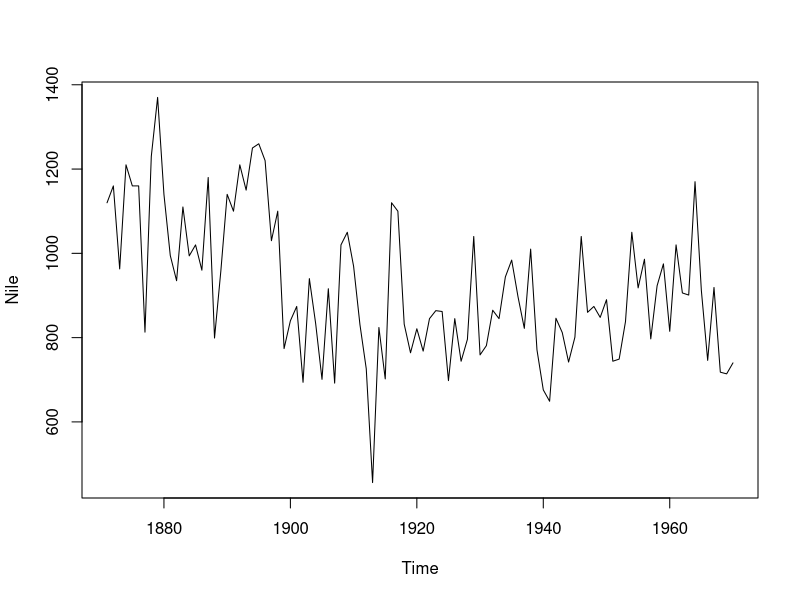
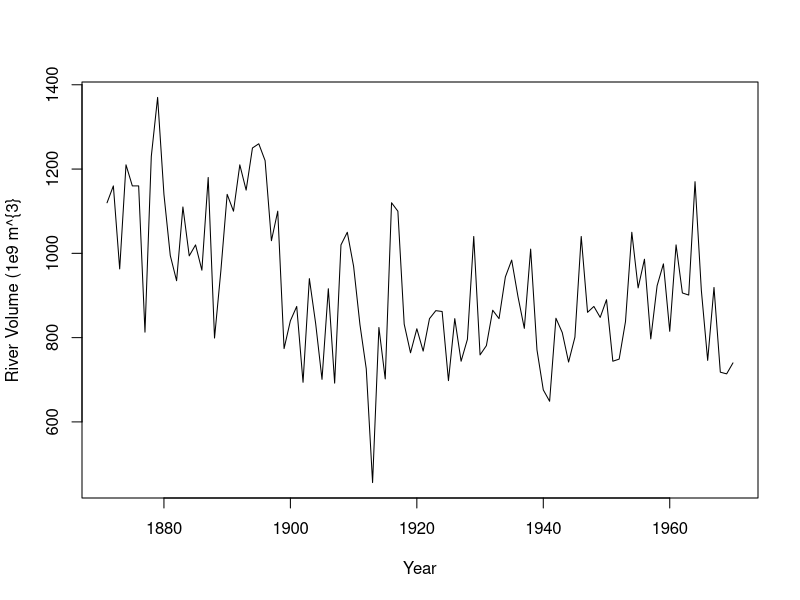
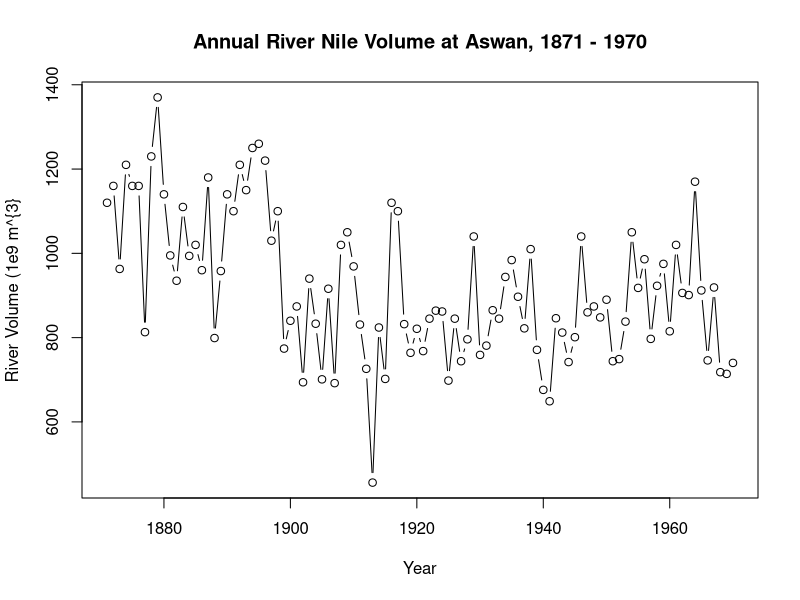
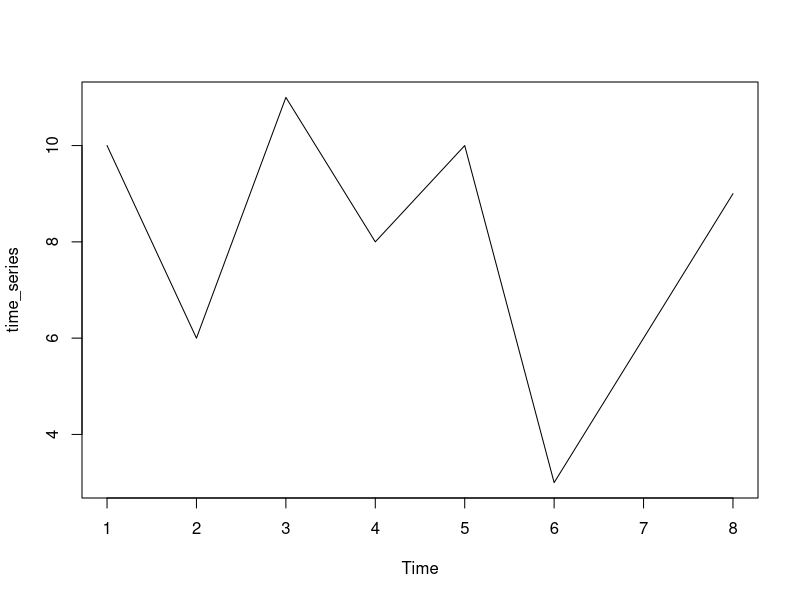
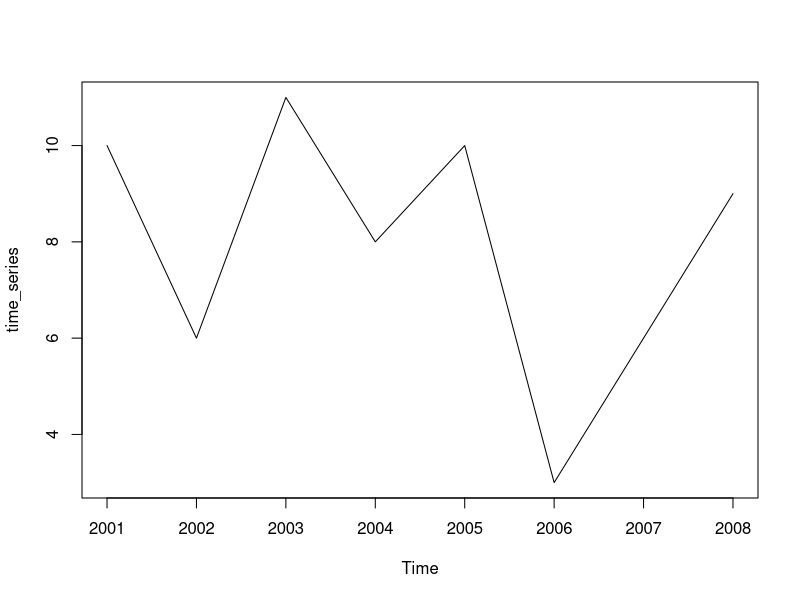
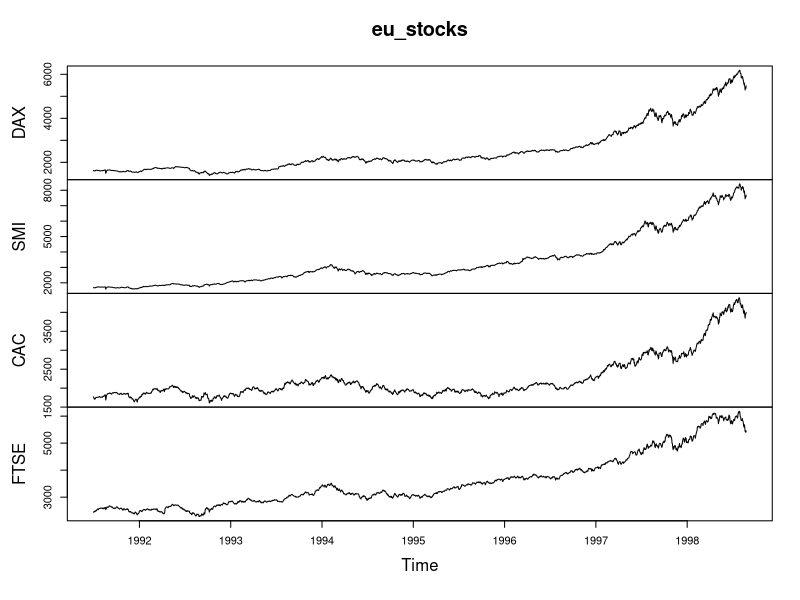
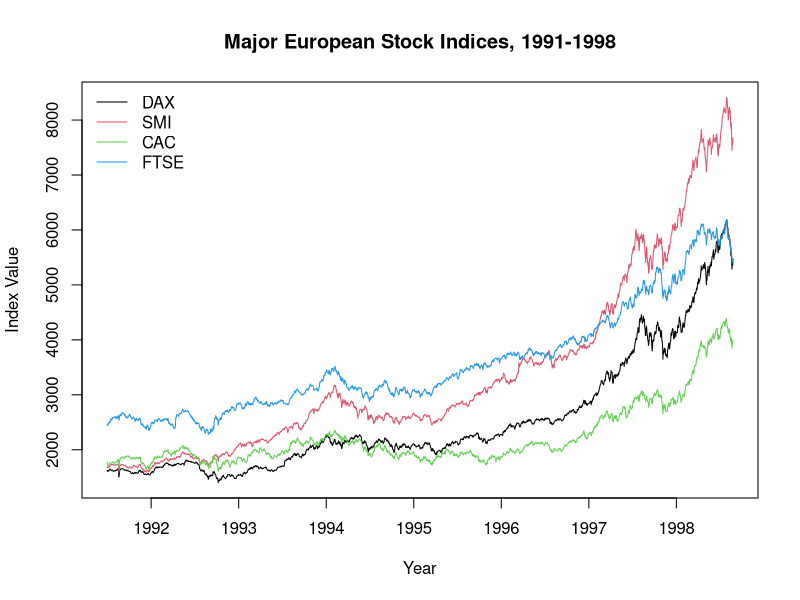
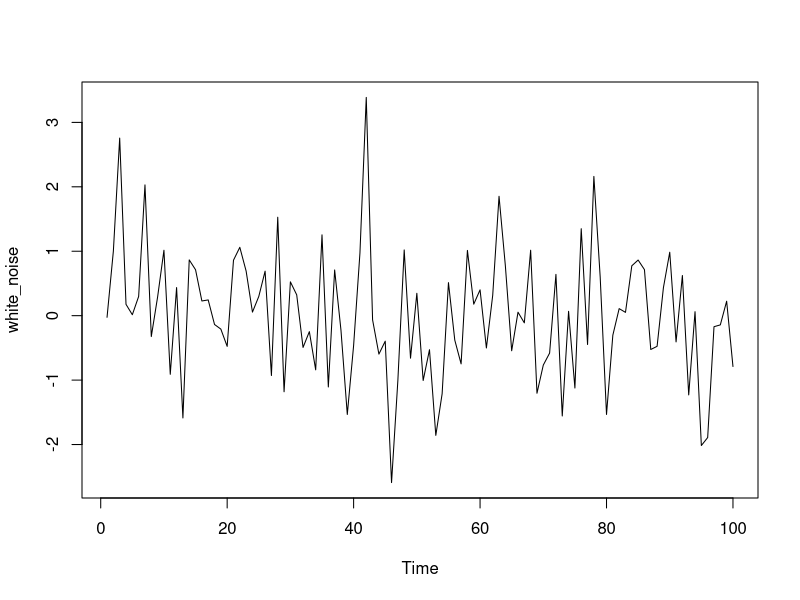

Here is the R script that generated these plots, in order: (Note: this script raises an error after producing the figures.)
## ---- chunk 1
knitr::opts_chunk$set(echo = TRUE)

library(tidyverse)

## ---- chunk 2
# Plot the Nile data
plot(Nile)

# Plot the Nile data with xlab adn ylab arguments
plot(Nile, xlab = "Year", ylab = "River Volume (1e9 m^{3}")

# Plot the Nile data with xlab, ylab, main, and type arguments
plot(Nile, xlab = "Year", ylab = "River Volume (1e9 m^{3}", main = "Annual River Nile Volume at Aswan, 1871 - 1970", type = "b")
## ---- chunk 3
# building ts() objects
data_vector <- c(10, 6, 11, 8, 10, 3, 6, 9)

time_series <- ts(data_vector)
plot(time_series)

# specifiy the start date and observation frequency
time_series <- ts(data_vector, start = 2001, frequency = 1)
plot(time_series)

# check whether an object is of the ts() class: 
is.ts(data_vector)
is.ts(time_series)
## ---- chunk 4
# Check whether eu_stocks is a ts object
eu_stocks <- EuStockMarkets
is.ts(eu_stocks)

# View the start, end, and frequency of eu_stocks
start(eu_stocks)
end(eu_stocks)
frequency(eu_stocks)

# Generate a simple plot of eu_stocks
plot(eu_stocks)

# Use ts.plot with eu_stocks
ts.plot(eu_stocks, col = 1:4, xlab = "Year", ylab = "Index Value", main = "Major European Stock Indices, 1991-1998")

# Add a legend to your ts.plot
legend("topleft", colnames(eu_stocks), lty = 1, col = 1:4, bty = "n")
## ---- chunk 5
# Simulate a WN model with list(order = c(0, 0, 0))
white_noise <- arima.sim(model = list(order= c(0,0,0)), n = 100)

# Plot the white noise data
ts.plot(white_noise)

# Simulate form the WN moel with: mean = 100, sd = 10
white_noise_2 <- arima.sim(model = list(order = c(0,0,0)), n = 100, mean = 100, sd = 10)

# Plot white noise 2 data
ts.plot(white_noise_2)
## ---- chunk 6
# create a y
y <- arima.sim(model = list(order = c(0,0,0)), n = 100, mean = 95, sd = 10)
mean(y)
var(y)

# Fit the WN model to y using the arima command
arima(y, order = c(0, 0, 0))

## ---- chunk 7
# Generate a RW model using arima.sim
random_walk <- arima.sim(model = list(order = c(0, 1, 0)), n = 100)

# Plot random_walk
ts.plot(random_walk)

# Calculate the first difference series
random_walk_diff <- diff(x = random_walk, lag = 1)

# Plot random_walk_diff 
ts.plot(random_walk_diff)
## ---- chunk 8
# Generate a RW model with a drift using arima.sim
rw_drift <- arima.sim(model = list(order = c(0, 1, 0)), n = 100, mean = 1)

# Plot 
ts.plot(rw_drift)

# Calculate the first difference series
rw_drift_diff <- diff(rw_drift, lag = 1)

# Plot rw_drift_diff
ts.plot(rw_drift_diff)

## ---- chunk 9
# generate a random walk time seris
rw_drift <- arima.sim(model = list(order = c(0, 1, 0)), n = 100, mean = 1)

#  Difference the random_walk data
rw_diff <- diff(rw_drift, lag = 1)

# Plot rw_diff
ts.plot(rw_diff)

# Now fit the WN model to the difference data
model_wn <- arima(x = rw_diff, order = c(0, 0, 0))
model_wn

# Store the value of the estimated time trend (intercept)
int_wn <- model_wn$coef

# Plot the original random_walk data
ts.plot(rw_drift)

# Use abline(0, ...) to add time trend to the figure
abline(a = 0, b = int_wn)

## ---- chunk 10
# Use arima.sim() to generate WN data
white_noise <- arima.sim(model = list(order = c(0, 0, 0)), n = 100)

# use cumsum() to convert the WN data to RW
random_walk <- cumsum(white_noise)

# Use arima.sim() to generate WN drift data
wn_drift <- arima.sim(model = list(order = c(0, 0, 0)), n = 100, mean = 0.4)

# Use cumsum() to convert the WN drift data to RW 
rw_drift <- cumsum(wn_drift)

# Plot all four data objects
plot.ts(cbind(white_noise, random_walk, wn_drift, rw_drift))

## ---- chunk 11
# Plot eu_stocks
plot(eu_stocks)

# Convert prices to returns: ( a2 - a1)/a1 
returns <- (eu_stocks[-1, ] - eu_stocks[-nrow(eu_stocks), ] )/eu_stocks[-nrow(eu_stocks),]


# Convert return to ts
returns <- ts(returns, start = c(1991, 130), frequency = 260)

# Plot returns
plot(returns)


# Convert prices to log returns
logreturns <- diff(log(eu_stocks))

# Plot logreturns
plot(logreturns)

## ---- chunk 12
# Convert prices to returns: ( a2 - a1)/a1 
returns <- (eu_stocks[-1, ] - eu_stocks[-nrow(eu_stocks), ] )/eu_stocks[-nrow(eu_stocks),] *100
# Convert return to ts
returns <- ts(returns, start = c(1991, 130), frequency = 260)

# Generate means 
colMeans(returns)

# Calculate sample variance 
returns %>% as.data.frame() %>%
  gather(key = "key", value = "value", DAX:FTSE) %>%
  group_by(key) %>%
  summarize(mean = mean(value), 
            var = var(value),
            sd = sd(value))

apply(returns, MARGIN = 2, FUN = var)

# Calculate sample standard deviation 
apply(returns, MARGIN = 2, FUN = sd)

# Display a histogram of percent returns for each index
par(mfrow = c(2, 2)) 
apply(returns, MARGIN = 2, FUN = hist, main = "", xlab = "Percentage Return")

# Display a histogram 
returns %>% as.data.frame() %>%
  gather(key = "key", value = "value", DAX:FTSE) %>% 
  ggplot(aes(x = value)) +
  geom_histogram() +
  facet_wrap(~key)

# Display a q-q plot 
returns %>% as.data.frame() %>%
  gather(key = "key", value = "value", DAX:FTSE) %>% 
  ggplot(aes(sample = value)) +
  stat_qq() +
  facet_wrap(~key)

## ---- chunk 13
# Make a scatterplot of Germany major stock (DAX) and UK (FTSE )
plot(eu_stocks[ ,1], eu_stocks[, 2])


# Make a scatterplot matrix of eu_stocks
pairs(eu_stocks)

# Convert eu_stocks to log returns
logreturns <- diff(log(eu_stocks))
head(logreturns)
class(logreturns)

# Make a scatterplot matrix of logreturns
pairs(logreturns)

## ---- chunk 14
# Use covariance and variance of logreturn
cov(logreturns) 

# Correlation 
cor(logreturns)

## ---- chunk 15
# Create x 
x <- eu_stocks[, 1] 
class(x)
n <- length(x)

# Define x_to  and x_t1
x_t1 <- x[-1]
x_t0 <-  x[-n]

# Plot x_to and x_t1
plot(x_t0, x_t1)

# correlation
cor(x_t0, x_t1)

# Use acf with x
acf(x, lag.max = 1, plot = FALSE)


## ---- chunk 16
# Generate ACF estiamtes for x up ot lag -10
acf(x, lag.max = 10, plot = FALSE)
## ---- chunk 17
# x random number 
x <- rnorm(100)
acf(x)

# 
x <- 1:100 + rnorm(100, mean = 5, sd = 10)
acf(x)
## ---- chunk 18
# Simulate an AR model with 0.5 slope
x <- arima.sim(model = list(ar = 0.5), n = 100)

# Simulate an AR model with 0.9 slope
y <- arima.sim(model = list(ar = 0.9), n = 100)


# Simulate an AR model with -0.75 slope
z <- arima.sim(model = list(ar = -0.75), n = 100)

# Plot the simulated data of z, y and z
plot.ts(cbind(x, y, z))

## ---- chunk 19
# Calculate the ACF for x
acf(x)

# Calculate the ACF for y
acf(y)

# Calculate the ACF for z
acf(z)
## ---- chunk 20
# Simulate and plot AR model with slope 0.9
x <- arima.sim(model = list(ar = 0.9), n = 200)
ts.plot(x)
acf(x)

# Simulate and plot AR model with slope 0.98
y <- arima.sim(model = list(ar = 0.98), n = 200)
ts.plot(y)
acf(y)

# Simulate and plot RW model
z <- arima.sim(model = list(order = c(0, 1, 0)), n = 200)
ts.plot(z)
acf(z)

## ---- chunk 21
data(Mishkin, package = "Ecdat")
summary(Mishkin)

# creat time series 
inflation <- as.ts(Mishkin[, 1])

# plot
ts.plot(inflation)

acf(inflation)
## ---- chunk 22
AR_inflation <- arima(inflation, order = c(1, 0, 0))
AR_inflation
## ---- chunk 23
## add fitted values
AR_inflation_fitted <- inflation - residuals(AR_inflation)

ts.plot(inflation)
points(AR_inflation_fitted, type = "l", col = "red", lty = 2)
## ---- chunk 24
predict(AR_inflation)
predict(AR_inflation, n.ahead = 6)
## ---- chunk 25
# Fit the AR model to AirPassengers

AR <- arima(AirPassengers, order = c(1, 0, 0))
print(AR)

## plot the series and fitted values 
AR_fitted <- AirPassengers - residuals(AR)
ts.plot(AirPassengers)
points(AR_fitted, type = "l", col = 2, lty = 2)

## ---- chunk 26
# Fit an AR model to Nile
ts.plot(Nile)
acf(Nile)

AR_fit <- arima(Nile, order = c(1, 0, 0))
AR_fit

# Use predict() to make a 1-step forecast
predict_AR <- predict(AR_fit)

# Obtain the 1-step forecast using $pred[1]
predict_AR$pred[1]

# Use predict to make 1-step through 10-step forecasts
predict(AR_fit, n.ahead = 10)

# Plot the Nile series plus the forecast and 95% prediction intervals
ts.plot(Nile, xlim = c(1871, 1980))
AR_forecast <- predict(AR_fit, n.ahead = 10)$pred
AR_forecast_se <- predict(AR_fit, n.ahead = 10)$se
points(AR_forecast, type = "l", col = 2)
points(AR_forecast - 2 * AR_forecast_se, type = "l", col = 2, lty = 2)
points(AR_forecast + 2 * AR_forecast_se, type = "l", col = 2, lty = 2)

# add fitted 
AR_fitted <- Nile - residuals(AR_fit)
points(AR_fitted, type = "l", col = 2, lty = 2)
